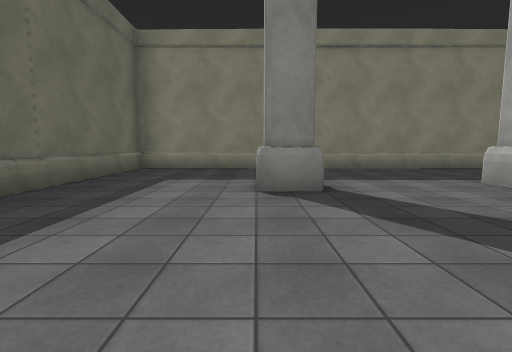
[1] (above)

20 first-person views from a walk through a scene from a Unity 3-D project. The camera is 1.3 m above the floor, tilts 6° down and sees 85° across. The floor is counted in squares, 2 m on a side. Each view is taken from the middle of a square. On the plan, view 1 faces up. The plan holds only what a view shows up to about 9 squares ahead; the rest is blank. The place goes on beyond the plan. The player is left out. Surface patterns are stand-ins for the level's own textures.

[2]
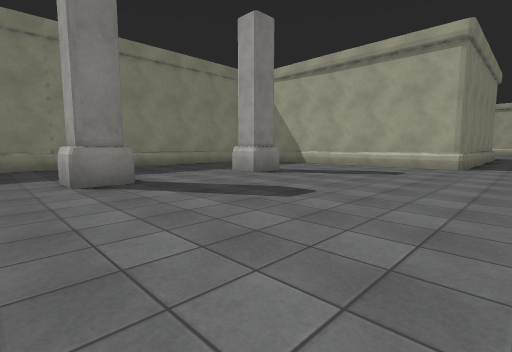

[3]
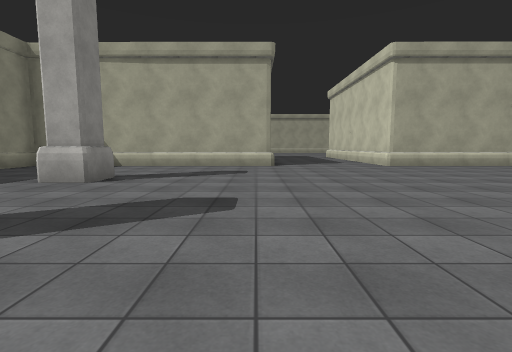

[4]
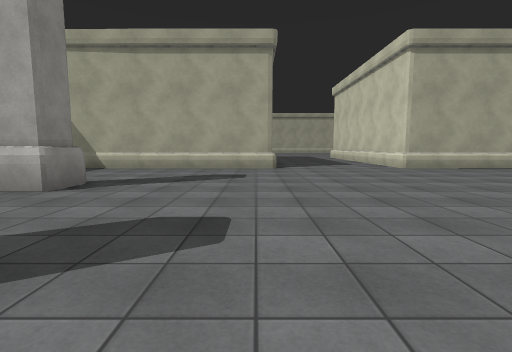

[5]
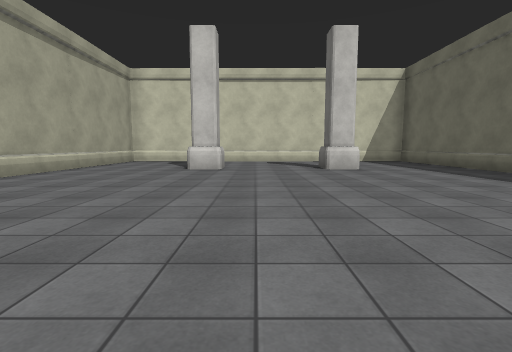

[6]
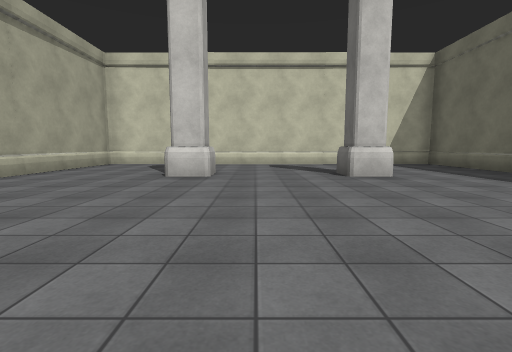

[7]
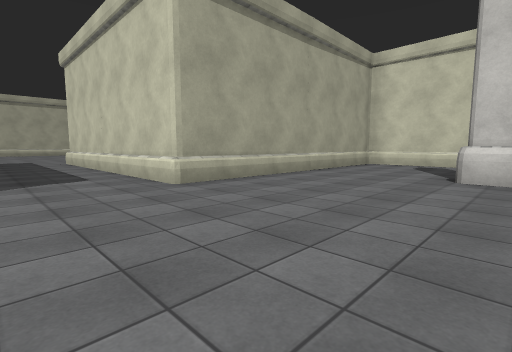

[8]
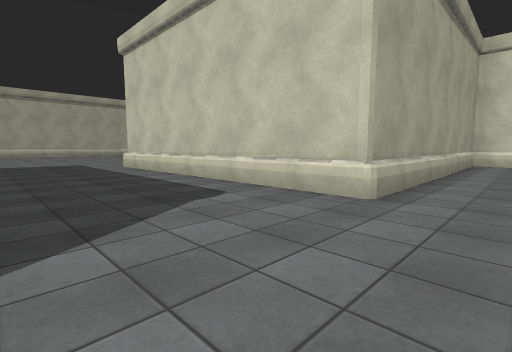

[9]
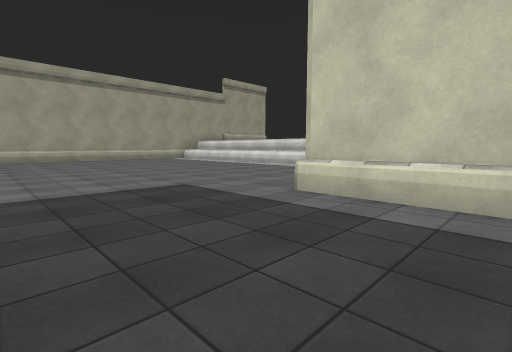

[10]
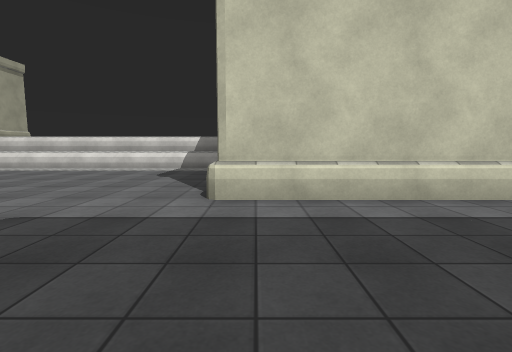

[11]
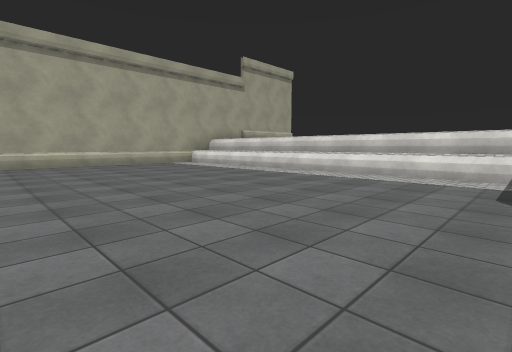

[12]
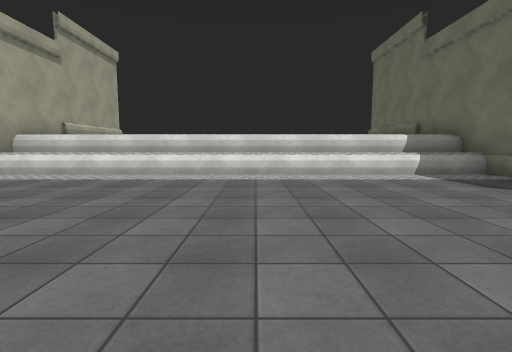

[13]
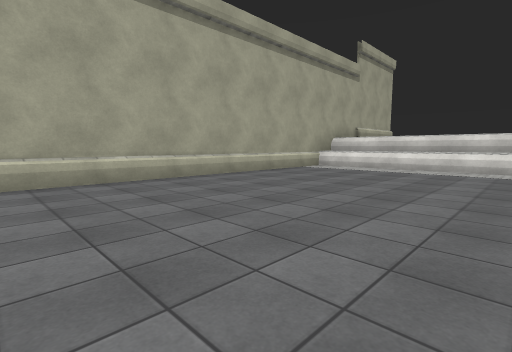

[14]
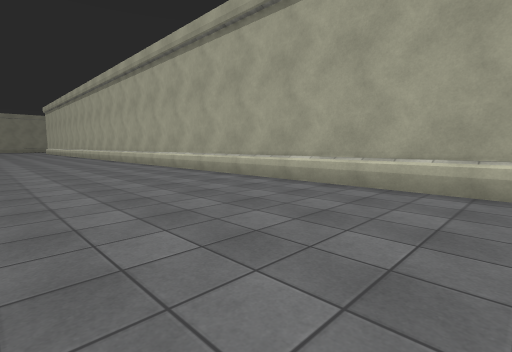

[15]
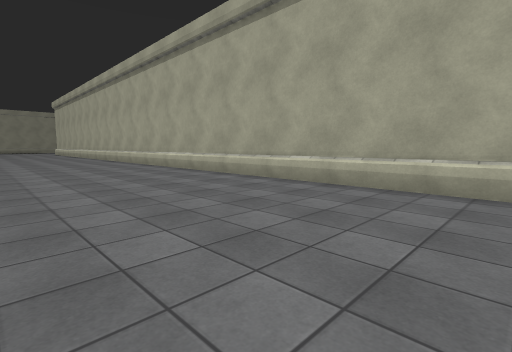

[16]
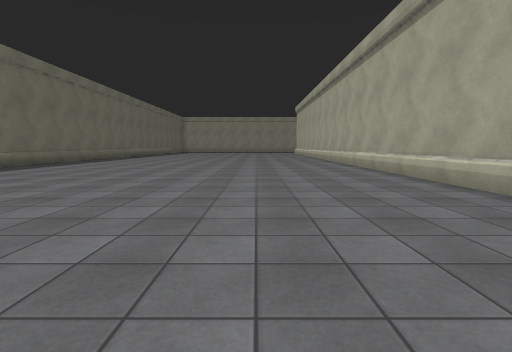

[17]
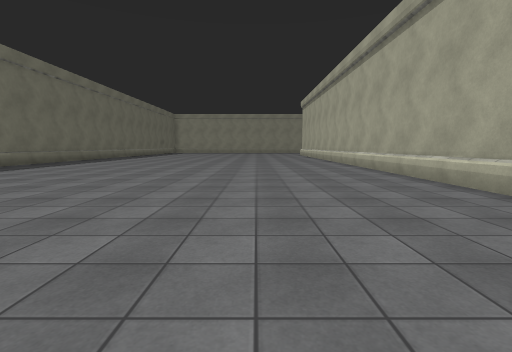

[18]
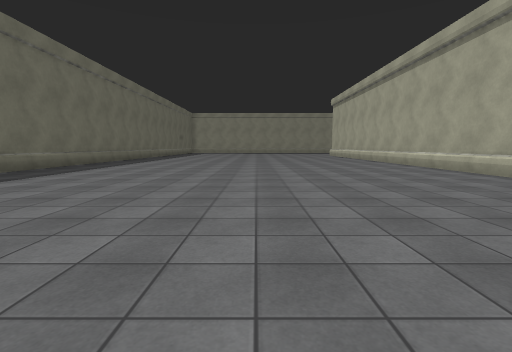

[19]
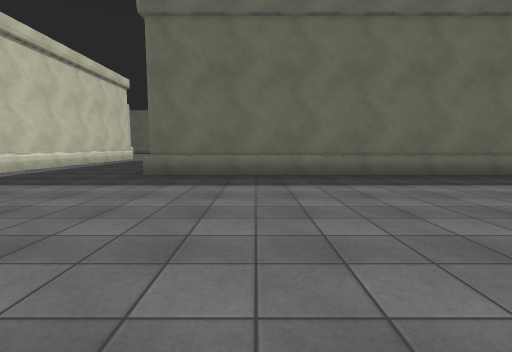

[20]
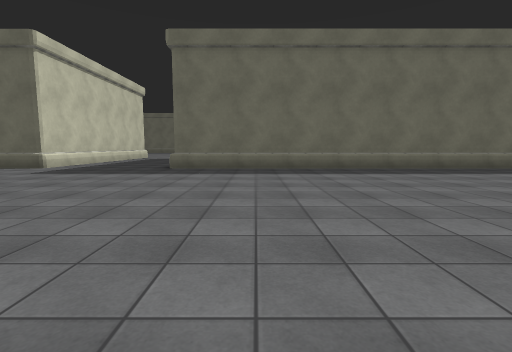

### Floor plan
Points are (right, up) in squares from view 1. A wall is a line through its corners. A room is listed if a view was taken in it or the views show most of it. See-through windows are left out.
Room 1 (views 1, 2, 3, 4, 5, 6, 7, 8, 9, 10, 11, 12, 13, 14, 15, 16, 17, 18, 19, 20)
walls: (10.4, 0.5) (8.5, 0.5) (8.5, 6.6); (16.5, -7.9) (16.5, -9.5) (28.5, -9.5) (28.5, -9.1); (4.9, 4) (4, 4) (4, 5); (8.1, 8.5) (-3.5, 8.5) (-3.5, 3.6); (16.5, 10.7) (16.5, 0.5); (4, -8) (4, -7) (5, -7); (1, 4) (0, 4) (0, 5); (5.4, -11.5) (8.5, -11.5) (8.5, -3.5) (16.5, -3.5) (16.5, -4.8); (0, -7) (1, -7) (1, -8); (28.5, -7.4) (28.5, 17.1); (16.5, 17.1) (16.5, 14.9); (-3.5, -5.9) (-3.5, -10.2)
low walls: (16.5, -8.5) (28.1, -8.5)

Where each view was taken, in squares from view 1:
view 1: 0 up, 0 right, facing up
view 2: 1 down, 1 left, facing up-right
view 3: 1 up, 1 left, facing right
view 4: 1 up, 0 right, facing right
view 5: 1 up, 3 right, facing down
view 6: 1 down, 3 right, facing down
view 7: 1 down, 4 right, facing down-right
view 8: 0 up, 7 right, facing down-right
view 9: 0 up, 14 right, facing down-right
view 10: 0 up, 16 right, facing down
view 11: 2 down, 18 right, facing down-right
view 12: 2 down, 22 right, facing down
view 13: 0 up, 23 right, facing down-right
view 14: 2 down, 24 right, facing up-right
view 15: 2 up, 24 right, facing up-right
view 16: 4 up, 25 right, facing up
view 17: 7 up, 25 right, facing up
view 18: 8 up, 23 right, facing up
view 19: 3 up, 23 right, facing left
view 20: 3 up, 25 right, facing left
